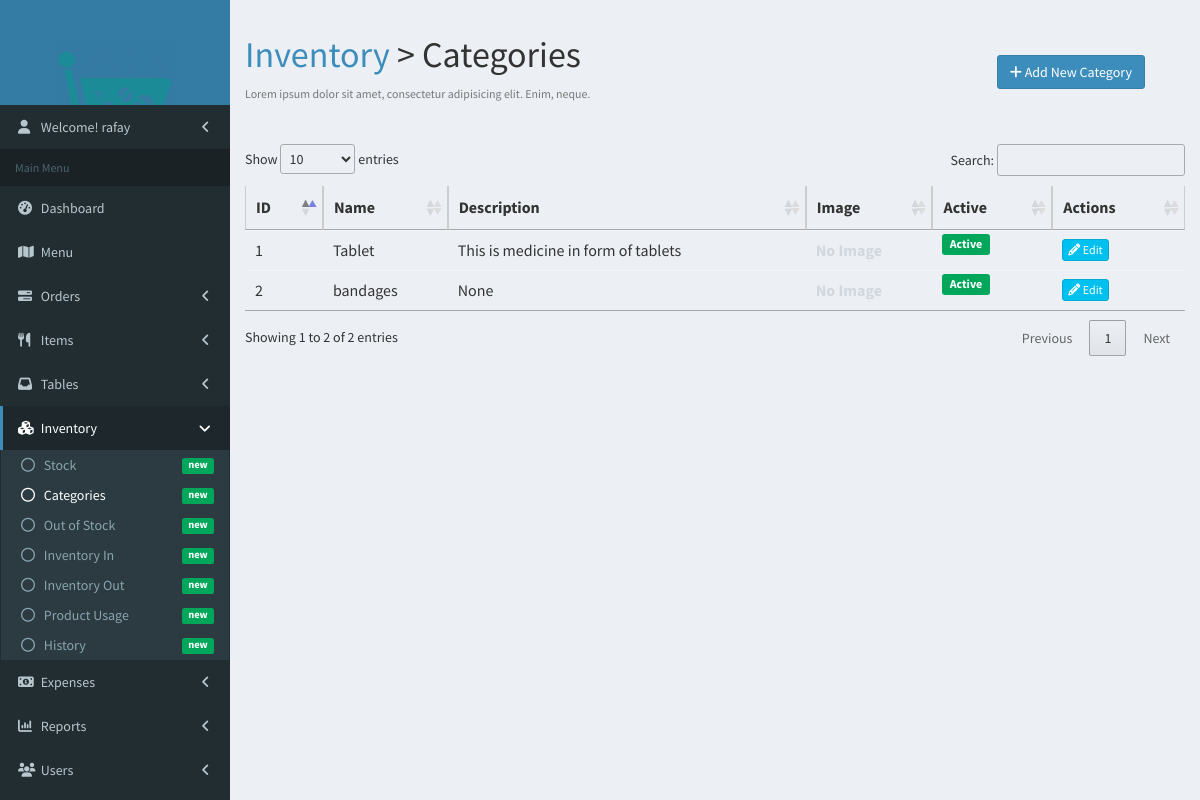
Page /inventory/category/list (signed in) on the committed database.
### app/models.py (models this page shows, shortened)
class User(AbstractUser):
    is_manager = models.BooleanField(default=False)
    is_inventory_manager = models.BooleanField(default=False)

class InventoryCategory(models.Model):
    name = models.CharField(max_length=30)
    description = models.CharField(max_length=300, null=True, blank=True)
    image = models.ImageField(upload_to="categories/inventory/", null=True, blank=True)
    is_active = models.BooleanField(default=True)
    created_at = models.DateTimeField(auto_now_add=True)
    updated_at = models.DateTimeField(auto_now=True)
    history = HistoricalRecords()

### app/views.py (the view)
# urls.py: path('inventory/category/list', views.InventoryCategoryList.as_view(), name='inventory-category-list'),
@method_decorator([login_required], name='dispatch')
class InventoryCategoryList(ListView):
    model = InventoryCategory

### app/templates/app/inventorycategory_list.html (shortened to what this page needs)
{% extends 'base.html' %}
{% load static %}
{% block link-inventory %}active{% endblock %}
{% block link-inventory-categories %}active{% endblock %}
{% block content %}
    <div>
        <section class="content-header">
            <div class="row">
                <div class="col-xs-8">
                    <h1>
                        <a href="{% url 'inventory-list' %}">Inventory</a> &gt; Categories
                    </h1>
                    <p class="text-muted">
                        <small>Lorem ipsum dolor sit amet, consectetur adipisicing elit. Enim, neque.</small>
                    </p>
                </div>
                <div class="col-xs-4">
                    <a href="{% url 'inventory-category-new' %}" class="pull-right btn btn-primary" style="margin: 40px 40px">
                        <i class="fa fa-plus"></i> Add New Category
                    </a>
                </div>
            </div>
        </section>
    </div>
    <section class="content container-fluid">
        {% if object_list %}
            <div class="row">
                <div class="col-xs-12">
                    <table class="table table-hover" id="data-table">
                        <thead>
                        <tr>
                            <th>ID</th>
                            <th>Name</th>
                            <th>Description</th>
                            <th>Image</th>
                            <th>Active</th>
                            <th>Actions</th>
                        </tr>
                        </thead>
                        <tbody>
                        {% for category in object_list %}
                            <tr>
                                <td>{{ category.id }}</td>
                                <td>{{ category.name }}</td>
                                <td>{{ category.description }}</td>
                                <td>
                                    {% if category.image %}
                                        <img src="{{ category.image.url }}" alt="" class="img-sm">
                                    {% else %}
                                        <b class="text-gray">No Image</b>
                                    {% endif %}
                                </td>
                                {% if category.is_active %}
                                    <td><span class="label label-success">Active</span></td>
                                {% else %}
                                    <td><span class="label label-danger">Inactive</span></td>
                                {% endif %}
                                <td>
                                    <a href="{% url 'inventory-category-edit' category.id %}" class="btn btn-info btn-xs">
                                        <i class="fa fa-pencil"></i> Edit
                                    </a>
                                </td>
                            </tr>
                        {% endfor %}
                        </tbody>
                    </table>
                </div>
            </div>
        {% endif %}
    </section>
{% endblock %}

### app/templates/base.html (shortened to what this page needs)
{% load static %}
<html>
<head>
    <link rel="stylesheet" href="{% static 'app/bower_components/font-awesome/css/font-awesome.min.css' %}">
    <link rel="stylesheet" href="{% static 'app/bower_components/bootstrap/dist/css/bootstrap.min.css' %}">
    <link rel="stylesheet" href="{% static 'app/dist/css/AdminLTE.min.css' %}">
    <link rel="stylesheet" href="{% static 'app/dist/css/skins/skin-blue.min.css' %}">
    <link href="{% static 'app/vendor/datatables-plugins/dataTables.bootstrap.css' %}" rel="stylesheet">
    <link href="{% static 'app/vendor/datatables-responsive/dataTables.responsive.css' %}" rel="stylesheet">
    <link rel="stylesheet" href="//cdn.datatables.net/1.10.19/css/jquery.dataTables.min.css">
    <link rel="stylesheet" href="{% static 'app/dist/css/aroma.css' %}">
</head>
<body class="hold-transition skin-blue sidebar-mini">
<div class="wrapper">
    <header class="main-header">
        <a href="base.html" class="logo">
            <span class="logo-lg">
                    <img src="{% static 'app/images/logo_white.png' %}" alt="" style="width: 60%; margin-top: 40px;">
                </span>
        </a>
    </header>
    <aside class="main-sidebar">
        <section class="sidebar">
            <ul class="sidebar-menu" data-widget="tree">
                <li class="treeview">
                    <a href="#">
                        <i class="fa fa-user"></i>
                        <span>
                            Welcome! {{ user.get_username }}
                        </span>
                        <span class="pull-right-container">
                              <i class="fa fa-angle-left pull-right"></i>
                            </span>
                    </a>
                </li>
            </ul>
            <ul class="sidebar-menu" data-widget="tree">
                <li class="header">Main Menu</li>
                <li class="{% block link-dashboard %}{% endblock %}">
                    <a href="{% url 'index' %}">
                        <i class="fa fa-dashboard"></i> <span>Dashboard</span>
                    </a>
                </li>
                {% if user.is_superuser or user.is_manager or user.is_staff %}
                    <li class="{% block link-menu %}{% endblock %}">
                        <a href="{% url 'menu' %}">
                            <i class="fa fa-map"></i> <span>Menu</span>
                        </a>
                    </li>
                    <li class="treeview {% block link-orders %}{% endblock %}">
                        <a href="#">
                            <i class="fa fa-tasks"></i>
                            <span>Orders</span>
                            <span class="pull-right-container">
                              <i class="fa fa-angle-left pull-right"></i>
                            </span>
                        </a>
                    </li>
                <li class="treeview {% block link-items %}{% endblock %}">
                        <a href="#">
                            <i class="fa fa-cutlery"></i>
                            <span>Items</span>
                            <span class="pull-right-container">
                              <i class="fa fa-angle-left pull-right"></i>
                            </span>
                        </a>
                                {% now 'n' as month %}
                                {% now 'Y' as year %}
                    </li>
                    <li class="treeview {% block link-tables %}{% endblock %}">
                        <a href="#">
                            <i class="fa fa-inbox"></i>
                            <span>Tables</span>
                            <span class="pull-right-container">
                              <i class="fa fa-angle-left pull-right"></i>
                            </span>
                        </a>
                    </li>
                {% endif %}
                {% if user.is_superuser or user.is_manager or user.is_inventory_manager %}
                    <li class="treeview {% block link-inventory %}{% endblock %}">
                        <a href="#">
                            <i class="fa fa-cubes"></i>
                            <span>Inventory</span>
                            <span class="pull-right-container">
                              <i class="fa fa-angle-left pull-right"></i>
                            </span>
                        </a>
                        <ul class="treeview-menu">
                            <li class="{% block link-inventory-details %}{% endblock %}">
                                <a href="{% url 'inventory-list' %}">
                                    <i class="fa fa-circle-o"></i>
                                    <span>Stock</span>
                                    <span class="pull-right-container">
                                      <small class="label pull-right bg-green">new</small>
                                    </span>
                                </a>
                            </li>
                            <li class="{% block link-inventory-categories %}{% endblock %}">
                                <a href="{% url 'inventory-category-list' %}">
                                    <i class="fa fa-circle-o"></i>
                                    <span>Categories</span>
                                    <span class="pull-right-container">
                                      <small class="label pull-right bg-green">new</small>
                                    </span>
                                </a>
                            </li>
                            <li class="{% block link-inventory-stock %}{% endblock %}">
                                <a href="{% url 'inventory-stock' %}">
                                    <i class="fa fa-circle-o"></i>
                                    <span>Out of Stock</span>
                                    <span class="pull-right-container">
                                      <small class="label pull-right bg-green">new</small>
                                    </span>
                                </a>
                            </li>
                            <li class="{% block link-inventory-in %}{% endblock %}">
                                <a href="{% url 'inventory-in' %}">
                                    <i class="fa fa-circle-o"></i>
                                    <span>Inventory In</span>
                                    <span class="pull-right-container">
                                      <small class="label pull-right bg-green">new</small>
                                    </span>
                                </a>
                            </li>
                            <li class="{% block link-inventory-out %}{% endblock %}">
                                <a href="{% url 'inventory-out' %}">
                                    <i class="fa fa-circle-o"></i>
                                    <span>Inventory Out</span>
                                    <span class="pull-right-container">
                                      <small class="label pull-right bg-green">new</small>
                                    </span>
                                </a>
                            </li>
                            <li class="{% block link-inventory-rating %}{% endblock %}">
                                <a href="{% url 'inventory-rating' %}">
                                    <i class="fa fa-circle-o"></i>
                                    <span>Product Usage</span>
                                    <span class="pull-right-container">
                                      <small class="label pull-right bg-green">new</small>
                                    </span>
                                </a>
                            </li>
                            <li>
                                <a href="{% url 'inventory-history' %}">
                                    <i class="fa fa-circle-o"></i>
                                    <span>History</span>
                                    <span class="pull-right-container">
                                      <small class="label pull-right bg-green">new</small>
                                    </span>
                                </a>
                            </li>
                        </ul>
                    </li>
                {% endif %}
                {% if user.is_superuser or user.is_manager %}
                    <li class="treeview {% block link-expense %}{% endblock %}">
                        <a href="#">
                            <i class="fa fa-money"></i>
                            <span>Expenses</span>
                            <span class="pull-right-container">
                              <i class="fa fa-angle-left pull-right"></i>
                            </span>
                        </a>
                    </li>
                    <li class="treeview {% block link-reports %}{% endblock %}">
                        <a href="#">
                            <i class="fa fa-bar-chart"></i>
                            <span>Reports</span>
                            <span class="pull-right-container">
                              <i class="fa fa-angle-left pull-right"></i>
                            </span>
                        </a>
                                {% now 'j' as today %}
                                {% now 'n' as month %}
                                {% now 'Y' as year %}
                                {% now 'n' as month %}
                                {% now 'Y' as year %}
                                {% now 'Y' as year %}
                    </li>
                {% endif %}
                {% if user.is_superuser %}
                    <li class="treeview {% block link-user %}{% endblock %}">
                        <a href="#">
                            <i class="fa fa-group"></i>
                            <span>Users</span>
                            <span class="pull-right-container">
                              <i class="fa fa-angle-left pull-right"></i>
                            </span>
                        </a>
                    </li>
                {% endif %}
            </ul>
        </section>
    </aside>
    <div class="content-wrapper">
        {% block content %}
        {% endblock %}
    </div>
</div>
</body>
</html>

### rows in the picture
User: get_username "rafay"
InventoryCategory: id "1", name "Tablet", description "This is medicine in form of tablets", image "No Image", is_active "Active"
InventoryCategory: id "2", name "bandages", description "None", image "No Image", is_active "Active"
